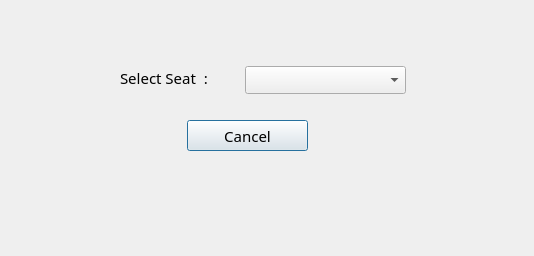
<?xml version="1.0" encoding="UTF-8"?>
<ui version="4.0">
 <class>Cancel_Seat_2</class>
 <widget class="QDialog" name="Cancel_Seat_2">
  <property name="geometry">
   <rect>
    <x>0</x>
    <y>0</y>
    <width>534</width>
    <height>256</height>
   </rect>
  </property>
  <property name="windowTitle">
   <string>Cancel Selection</string>
  </property>
  <widget class="QPushButton" name="btnCancel2">
   <property name="geometry">
    <rect>
     <x>187</x>
     <y>120</y>
     <width>121</width>
     <height>31</height>
    </rect>
   </property>
   <property name="font">
    <font>
     <family>Leelawadee UI Semilight</family>
     <pointsize>11</pointsize>
    </font>
   </property>
   <property name="text">
    <string>Cancel</string>
   </property>
  </widget>
  <widget class="QLabel" name="label_18">
   <property name="geometry">
    <rect>
     <x>120</x>
     <y>70</y>
     <width>111</width>
     <height>16</height>
    </rect>
   </property>
   <property name="font">
    <font>
     <family>Leelawadee UI Semilight</family>
     <pointsize>11</pointsize>
    </font>
   </property>
   <property name="text">
    <string>Select Seat  :</string>
   </property>
  </widget>
  <widget class="QComboBox" name="cmbCancel">
   <property name="geometry">
    <rect>
     <x>245</x>
     <y>66</y>
     <width>161</width>
     <height>28</height>
    </rect>
   </property>
   <property name="font">
    <font>
     <family>Leelawadee UI Semilight</family>
     <pointsize>10</pointsize>
    </font>
   </property>
  </widget>
  <widget class="QLabel" name="lblSeat">
   <property name="geometry">
    <rect>
     <x>162</x>
     <y>184</y>
     <width>201</width>
     <height>20</height>
    </rect>
   </property>
   <property name="font">
    <font>
     <family>Leelawadee UI Semilight</family>
     <pointsize>11</pointsize>
    </font>
   </property>
   <property name="text">
    <string/>
   </property>
  </widget>
 </widget>
 <resources/>
 <connections/>
</ui>
